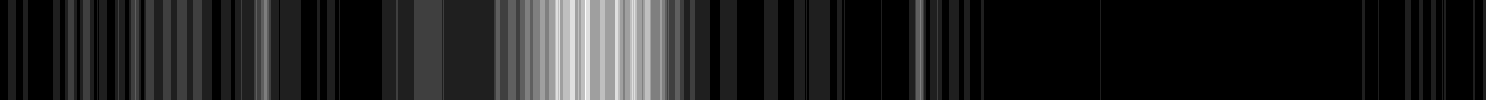
#> input picture nature_article/take_1/no1lr.png, 1486 x 100 px, given in place of no0.0lr.png, which was not available
$ python weighted_av.py
#> lines starting #> are read from the running program, lines starting #| are printed output that depends on the picture; pictures that were not available may be replaced by others from this repository, and a replacement may not be noted
import cv2
import numpy as np
import math
import matplotlib.pyplot as plt


def weighted_av():
    root = "./nature_article/take_1"
    #slate = cv2.imread('./nature_article/compost.png', cv2.IMREAD_COLOR)
    slate = np.zeros((960,1486,3))
    aa = np.linspace(0,9.6,49)

    for i in range(len(aa)):
        aa[i] = round(aa[i],1)

    for i in range(len(aa)):
        try:
            slate[i*20:(i+1)*20] = cv2.imread(root + "/no"+str(aa[i])+"lr.png")[:20]
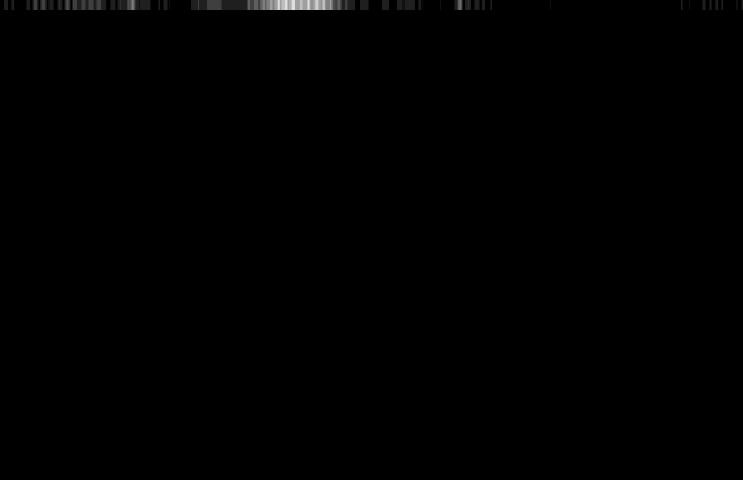
#> slate: shape (960, 1486, 3) float64 (shown at 1/2 size); min 0, max 8, mean 0.0212; drawn with min black and max white
        except:
            print("pass",aa[i])
#> pass 2 of the loop in weighted_av, `for i in range(len(aa)):`:
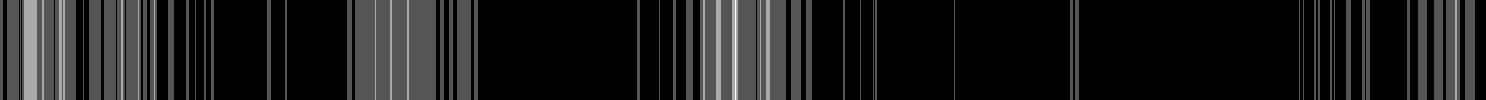
#> input picture nature_article/take_1/no3lr.png, 1486 x 100 px, given in place of no0.2lr.png, which was not available
#> in weighted_av, `slate[i*20:(i+1)*20] = cv2.imread(root + "/no"+str(aa[i])+"lr.png")[:20]`:
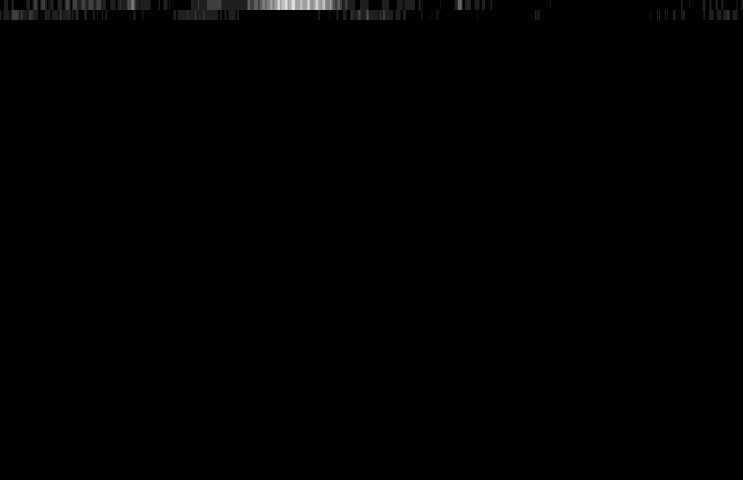
#> slate: shape (960, 1486, 3) float64 (shown at 1/2 size); min 0, max 8, mean 0.0283; drawn with min black and max white

    slate = slate.astype(int)
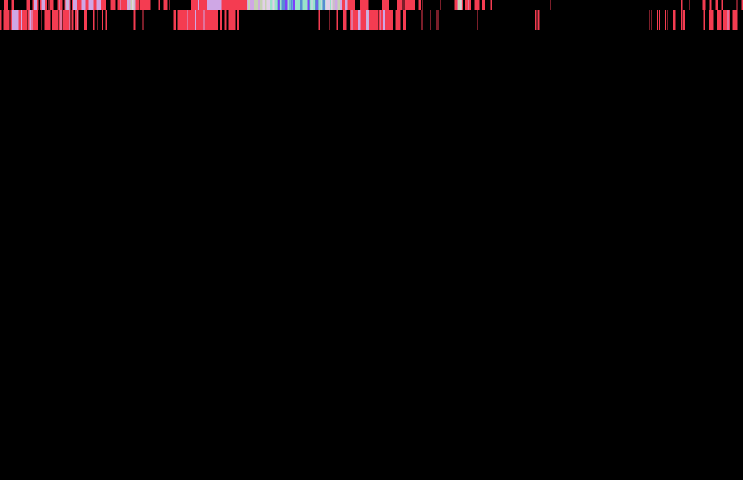
#> slate: shape (960, 1486, 3) int64 (shown at 1/2 size); 9 distinct labels, from 0 to 8; one colour per label, 0 black

    for i in range(len(aa)):
        try:
            slate[i*20:(i+1)*20] = ((slate[i*20:(i+1)*20]*2) + ((slate[(i-1)*20:i*20]+slate[(i+1)*20:(i+2)*20])/2) + ((slate[(i-2)*20:(i-1)*20]*0.5+slate[(i+2)*20:(i+3)*20]*0.5)/2))/3
        except:
            print("skipping",aa[i])
#> slate: shape (960, 1486, 3) int64; 9 distinct labels, from 0 to 8

    cv2.imwrite('./nature_article/transformed_results/special_compost_new.png', slate.astype(int))

weighted_av()
